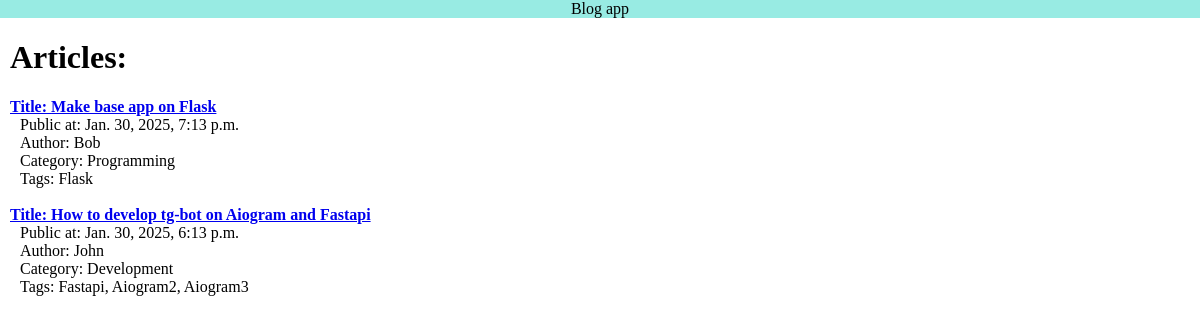
/blog/articles/, run on an earlier commit of the app's database.
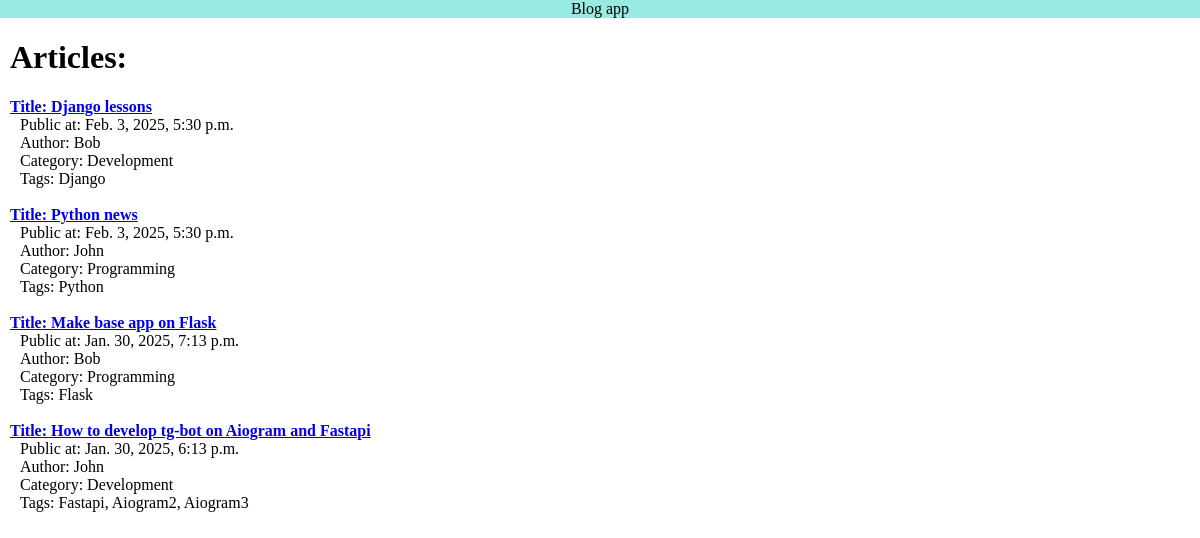
And on a later commit of the database.
### blogapp/models.py (models this page shows, shortened)
class Article(models.Model):
    title = models.CharField(max_length=200)
    content = models.TextField()
    pub_date = models.DateTimeField(null=True, blank=True)
    author = models.ForeignKey(Author, on_delete=models.CASCADE)
    category = models.ForeignKey(Category, on_delete=models.CASCADE)
    tags = models.ManyToManyField(Tag, related_name="articles")

class Author(models.Model):
    name = models.CharField(max_length=100)
    bio = models.TextField(null=True, blank=True)
    def __str__(self):
        return self.name

class Category(models.Model):
    name = models.CharField(max_length=40)
    def __str__(self):
        return self.name

class Tag(models.Model):
    name = models.CharField(max_length=20)
    def __str__(self):
        return self.name

### blogapp/views.py (the view)
# urls.py: path("articles/", ArticleListView.as_view(), name="articles_list"),
class ArticleListView(ListView):
    queryset = (
        Article.objects.select_related("author")
        .select_related("category")
        .prefetch_related("tags")
        .filter(pub_date__isnull=False)
        .order_by("-pub_date")
        .defer("content")
    )
    template_name = "blogapp/article_list.html"
    context_object_name = "articles"

### blogapp/templates/blogapp/article_list.html (shortened to what this page needs)
{% extends 'blogapp/base.html' %}
{% block body %}
	<h1>Articles:</h1>
  <div>
    {% for article in articles %}
      <div id="article-block">
        <a href="{% url "blogapp:article_detail" pk=article.pk %}">
          <h4 id="article-detail-ref">Title: {{ article.title }}</h4>
        </a>
        <p>Public at: {{ article.pub_date }}</p>
        <p>Author: {{ article.author }}</p>
        <p>Category: {{ article.category }}</p>
        <p>Tags: {{ article.tags.all|join:", " }}</p>
      </div>
      <br>
    {% empty%}
      <div>Articles not public yet</div>
    {% endfor %}
  </div>
{% endblock %}

### blogapp/templates/blogapp/base.html (shortened to what this page needs)
<!DOCTYPE html>
<html lang="en">
<head>
</head>
<body>
<div id="page_header">Blog app</div>
<div id="page_body">
  {% block body %}
  {% endblock %}
</div>
</body>
</html>

### blogapp/templates/blogapp/base.html (style rules this page uses)
body { margin: 0; }
#page_header { width: 100%; background-color: #98ebe3; text-align: center; margin: 0; }
#page_body { margin: 10px; }

### blogapp/templates/blogapp/article_list.html (style rules this page uses)
#article-detail-ref { margin: 0 0 0 0; }
#article-block p { margin: 0 0 0 10px; }

What changed in the data, as far as the page shows it:
added Article: title "Django lessons", pub_date "Feb. 3, 2025, 5:30 p.m.", author "Bob", category "Development", tags.all "Django"
added Article: title "Python news", pub_date "Feb. 3, 2025, 5:30 p.m.", author "John", category "Programming", tags.all "Python"
